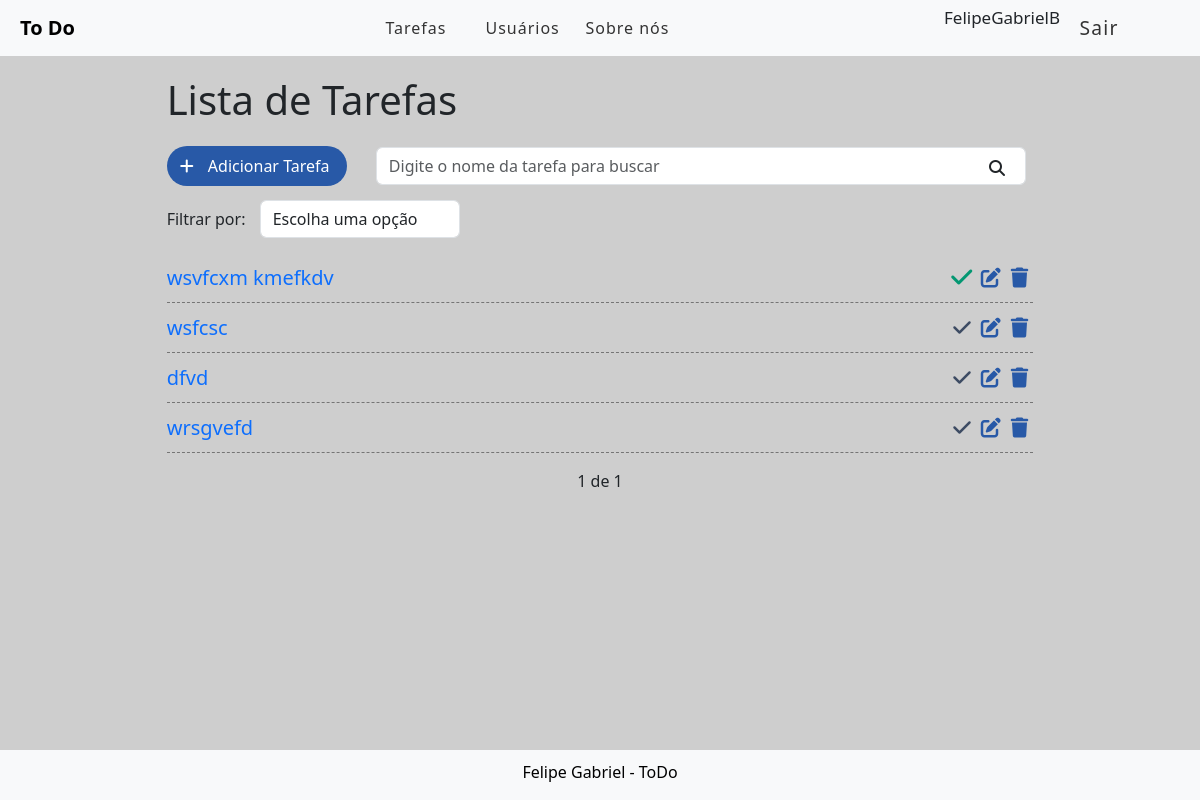
The app's page / (signed in), older data.
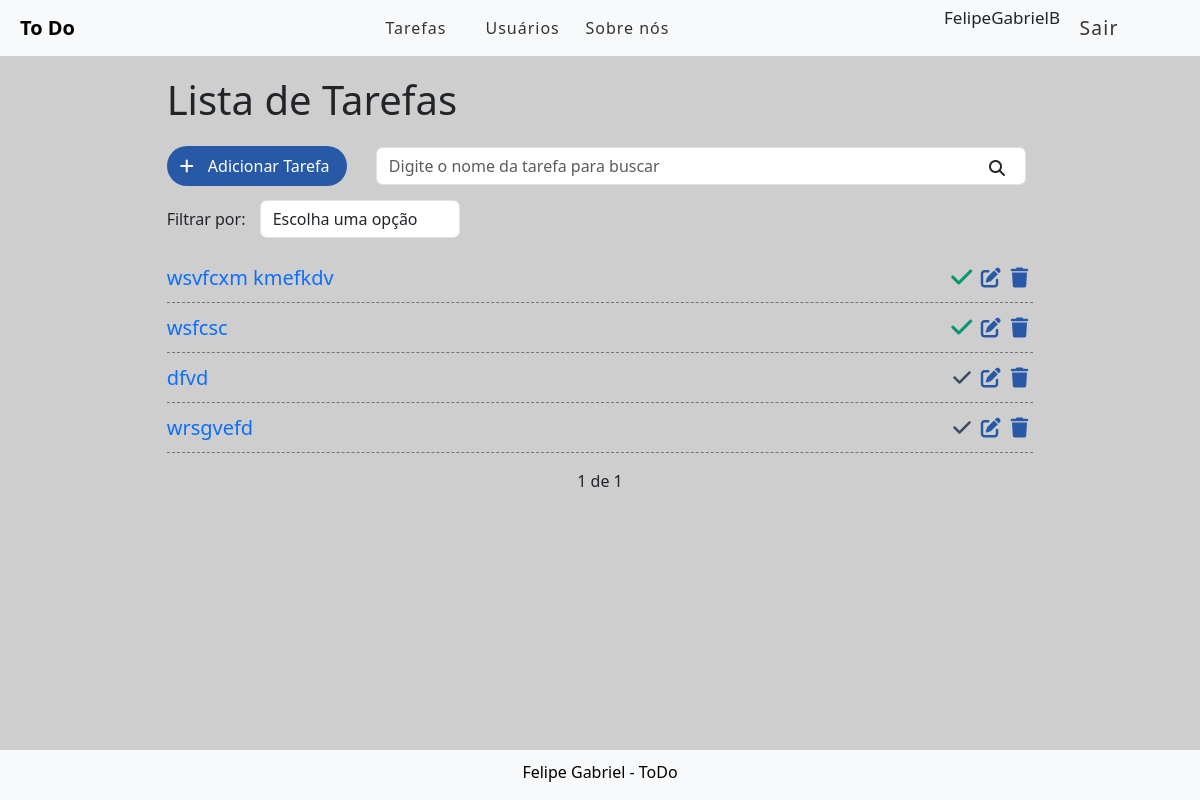
The same page, newer data.
### tasks/models.py (models this page shows, shortened)
class Task(models.Model):
    STATUS = (
        ('doing', 'Fazendo'),
        ('done', 'Feito'),
    )
    title = models.CharField(
        max_length=255
    )
    description = models.CharField(
        max_length=9999
    )
    done = models.CharField(
        max_length=5,
        choices=STATUS,
    )
    user = models.ForeignKey(get_user_model(), on_delete=models.CASCADE)
    created_at = models.DateTimeField(auto_now_add=True) #Atualiza data e hora automatico quando CRIA o registro no banco
    updated_at = models.DateTimeField(auto_now=True) #atualiza data e hora automatico quando for atualizado/modificado

### tasks/views.py (the view)
# urls.py: path('',views.taskList, name='task-list'),
@login_required
def taskList(request):
    search = request.GET.get('search')
    filter = request.GET.get('filter')
    if search:
        tasks = Task.objects.filter(title__icontains=search, user=request.user)
    elif filter:
        tasks = Task.objects.filter(done=filter, user=request.user)
    else:
        tasks_list = Task.objects.all().order_by('-created_at').filter(user=request.user)
        paginator = Paginator(tasks_list, 5)
        page = request.GET.get('page')
        tasks = paginator.get_page(page)
    return render(request, 'tasks/list.html', {'tasks': tasks})

### tasks/templates/tasks/list.html (shortened to what this page needs)
{% extends 'base.html' %}
{%block content%}
    <div class="offset-1 col-10 list-div">
        <h1>Lista de Tarefas</h1>
        <a id = "ad-link" href="newtask/">
            <div class="col-2 add-div">
                <i class="fas fa-plus"></i> Adicionar Tarefa
            </div></a>
        <div class="col-9 search-div">
            <form method="GET" id="search-form">
                <input class="form-control" type="text" id="search" name="search" placeholder="Digite o nome da tarefa para buscar" value="{{request.GET.search}}">
                <i class="fas fa-search" id="search-btn"></i>
            </form>
        </div>
        <div class="col-12 filter-div">
            <span>Filtrar por:</span>
            <select name="filter" id="filter" class="form-control">
                <option value="">Escolha uma opção</option>
            </select>
        </div>
        <ul class="task-list">
            {% for task in tasks%}
            {% if task.done == 'doing' %}
                <li class="task-item">
            {% else %}
                <li class="task-item done">
            {% endif %}
                <span><a class="task-itens" href="/task/{{task.id}}">{{task.title}}</a></span>
                <a href="delete/{{task.id}}" class="delete-btn"><span ><i class="fas fa-trash"></i></span></a>
                <a href="edit/{{task.id}}"><span><i class="fas fa-edit"></i></span></a>
                <a href="changestatus/{{task.id}}" class="check-in"><span><i class="fas fa-check"></i></span></a>
            </li>
            {%endfor%}
        </ul>
        <div class="pagination">
            <span class="step_links">
                {%if tasks.paginator.num_pages%}
                    <span class="current">
                        {{tasks.number}} de {{tasks.paginator.num_pages}}
                    </span>
                {%endif%}
            </span>
        </div>
    </div>
{%endblock%}

Row changes from the older to the newer data that the page shows:
changed Task "wsfcsc": done "doing" → "done" (drawn)
